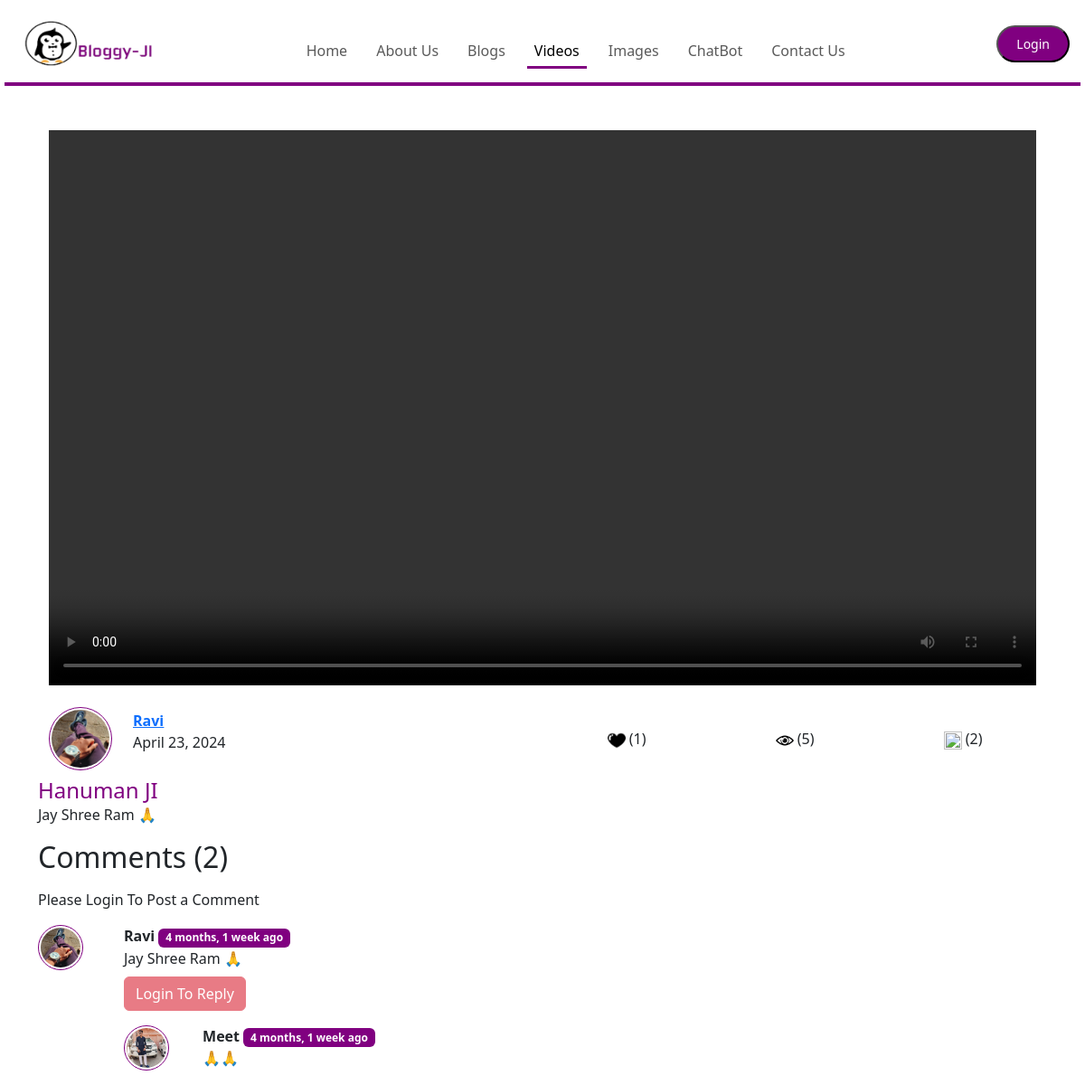
The app's page /Blog/FullSizeVideo/1/ with its own data.
### Blog/models.py (models this page shows, shortened)
class Upload_Video(models.Model):
    v_id = models.AutoField(primary_key=True)
    title = models.CharField(max_length=100)
    desc = models.TextField()
    user = models.ForeignKey(User, on_delete=models.CASCADE)
    date = models.DateField(blank=True, default=now)
    likes = models.IntegerField(default=0, blank=True)
    views = models.IntegerField(blank=True, default=0)
    video_file = models.FileField(upload_to='video/', default="")

class Video_Comment(models.Model):
    c_no = models.AutoField(primary_key=True)
    comment = models.TextField()
    user = models.ForeignKey(User, on_delete=models.CASCADE)
    post = models.ForeignKey(Upload_Video, on_delete=models.CASCADE)
    parent = models.ForeignKey('self', on_delete=models.CASCADE, null=True)
    timestamp = models.DateTimeField(default=now)

### Profile/models.py (models this page shows, shortened)
class Profile(models.Model):
    p_id = models.AutoField(primary_key=True)
    user = models.OneToOneField(User, on_delete=models.CASCADE)
    photo = models.ImageField(upload_to='Profile_Photo/', default=True, null=True)
    bio = models.CharField(max_length=200)

### Blog/views.py (the view, shortened to what this page needs)
# urls.py: path('FullSizeVideo/<int:v_id>/', views.FullSizeVideo, name='FullSizeVideo'),
def FullSizeVideo(request, v_id):
    v = Upload_Video.objects.get(pk=v_id)
    user_id = v.user.id
    comments = Video_Comment.objects.filter(post=v, parent=None)
    replies = Video_Comment.objects.filter(post=v).exclude(parent=None)
    repDict = {}
    for reply in replies:
        if reply.parent.c_no not in repDict.keys():
            repDict[reply.parent.c_no] = [reply]
        else:
            repDict[reply.parent.c_no].append(reply)
    user_id = request.user.id
    video = Upload_Video.objects.get(v_id=v_id)
    total_comments = Video_Comment.objects.filter(post=video).count()
    context = {'v': v, 'comments': comments, 'user': request.user, 'repDict': repDict, 'user_id': user_id,'total_comments': total_comments}
    return render(request, 'blog/FullSizeVideo.html', context)

### Blog/templatetags/extras.py (called while the page is built)
@register.filter(name='get_val')
def get_val(dict, key):
    return dict.get(key)

### templates/blog/FullSizeVideo.html (shortened to what this page needs)
{% extends 'base.html' %}
{% block videosactive %}active{% endblock %}
{% block body %}
{% load static %}
{% load humanize %}
{% load extras %}
<link rel="stylesheet" type="text/css" href="{% static 'css/Full_Size.css' %}">
<div class="container" style="margin-top:120px">
    <div class="container mt-4">
        <div class="embed-responsive embed-responsive-16by9">
            <video src="{{ v.video_file.url }}" class="embed-responsive-item" loop autoplay controls></video>
        </div>
        <div class="row border1 mt-4">
            <div class="col-sm-12">
                <div class="row align-items-center">
                    <div class="col-3 col-lg-1">
                        <img src="{{ v.user.profile.photo.url }}" height="70px" width="70px" class="rounded-circle img">
                    </div>
                    <div class="col-9 col-lg-5 mt-2 mt-lg-0">
                        <a href="{% url 'UserProfile' v.user.id %}"><b><u>{{ v.user }}</u></b></a>
                        <br>
                        <p>{{ v.date }}</p>
                    </div>
                    <div class="col-12 col-lg-6 mt-3 mt-lg-0">
                        <div class="row text-center">
                            <div class="col-4 mt-2 mt-lg-0">
                                <img src="{% static 'img/like.png' %}" height="20px" width="20px">
                                <span>({{ v.likes }})</span>
                            </div>
                            <div class="col-4 mt-2 mt-lg-0">
                                <img src="{% static 'img/views.png' %}" height="20px" width="20px">
                                <span>({{ v.views }})</span>
                            </div>
                            <div class="col-4 mt-2 mt-lg-0">
                                <img src="{% static 'img/comment.png' %}" height="20px" width="20px">
                                <span>({{ total_comments }})</span>
                            </div>
                        </div>
                    </div>
                </div>
            </div>
        </div>
    </div>
    <div class="mt-2">
        <h4 class="card-title">{{ v.title }}</h4>
        <p>{{ v.desc }}</p>
    </div>
</div>
<div class="container">
    <div class="row">
        <div class="col-10">
            <h2>Comments ({{ total_comments }})</h2>
        </div>
        <div class="col-2">
        </div>
    </div>
    <div class="my-2">
        {% if user.is_authenticated %}
        <form action="{% url 'VideoComment' %}" method="post">{% csrf_token %}
            <div class="form-group mt-4">
                <label for="comment">Post Comment</label>
                <input type="text" class="form-control" id="comment" name="comment" placeholder="Enter Comment Here ..." required>
                <input type="hidden" name="post_id" value="{{ v.v_id }}">
                <input type="hidden" name="parent_c_no" value="">
                <input type="submit" class="btn mt-3" value="Post Comment">
            </div>
        </form>
        {% else %}
        <p>Please Login To Post a Comment</p>
        {% endif %}
    </div>
    {% for comment in comments %}
    <div class="row my-3">
        <div class="col-md-1"><img class="rounded-circle img" src="{{ comment.user.profile.photo.url }}" height="50px" width="50px"></div>
        <div class="col-md-11"><b>{{ comment.user.username }}</b>  <span class="badge badge-secondary">{{ comment.timestamp | naturaltime }}</span>
            <div>{{ comment.comment }}</div>
            <div class="reply mx-0 mt-2">
                {% if user.is_authenticated %}
                <a class="btn" data-bs-toggle="collapse" href="#replayBox{{ comment.c_no }}" role="button" aria-expanded="false" aria-controls="collapseExample">
                  Reply To Comment
                </a>
                <div class="collapse" id="replayBox{{ comment.c_no }}">
                    <div class="card card-body my-2">
                        <form action="{% url 'VideoComment' %}" method="post">{% csrf_token %}
                            <div class="form-group mt-4">
                                <label for="comment_r">Post Reply</label>
                                <input type="text" class="form-control" id="comment_r" name="comment" placeholder="Enter Comment Here ..." required>
                                <input type="hidden" name="parent_c_no" value="{{ comment.c_no }}">
                                <input type="hidden" name="post_id" value="{{ v.v_id }}">
                                <input type="submit" class="btn mt-3" value="Post Reply">
                            </div>
                        </form>
                    </div>
                </div>
                {% else %}
                <a class="btn btn-danger disabled" data-bs-toggle="collapse" href="#replayBox{{ comment.c_no }}" role="button" aria-expanded="false" aria-controls="collapseExample">
                    Login To Reply
                </a>
                {% endif %}
                <div class="replies">
                    {% for reply in repDict|get_val:comment.c_no %}
                    <div class="row mt-3">
                        <div class="col-md-1"><img class="rounded-circle img" src="{{ reply.user.profile.photo.url }}" height="50px" width="50px"></div>
                        <div class="col-md-11"><b>{{ reply.user.username }}</b>  <span class="badge badge-secondary">{{ reply.timestamp | naturaltime }}</span>
                            <div>{{ reply.comment }}</div>
                        </div>
                    </div>
                    {% endfor %}
                </div>
            </div>
        </div>
    </div>
    {% endfor %}
</div>
{% endblock body %}

### static/css/Base_File.css (style rules this page uses)
.img { border: 1px solid purple; padding: 2px; border-radius:20px; }
.btn { background-color: purple; border-color: purple; color: white; }

### static/css/Full_Size.css (style rules this page uses)
.btn { background-color: purple; border-color: purple; color: white; }
.badge-secondary { background-color: purple; color: white; }
.container { overflow-y: auto; overflow-y: scroll; scrollbar-width: none; -ms-overflow-style: none; }

### templates/base.html (style rules this page uses)
.card-title { color: purple; }

### records on screen
Upload_Video: user.profile.photo (picture), user "Ravi", date "April 23, 2024", likes "1", views "5", title "Hanuman JI", desc "Jay Shree Ram 🙏"
Video_Comment: user.profile.photo (picture), user.username "Ravi", timestamp "4 months, 1 week ago", comment "Jay Shree Ram 🙏"
Video_Comment: user.profile.photo (picture), user.username "Meet", timestamp "4 months, 1 week ago", comment "🙏🙏"

### other values on screen
{{ total_comments }} "2"
